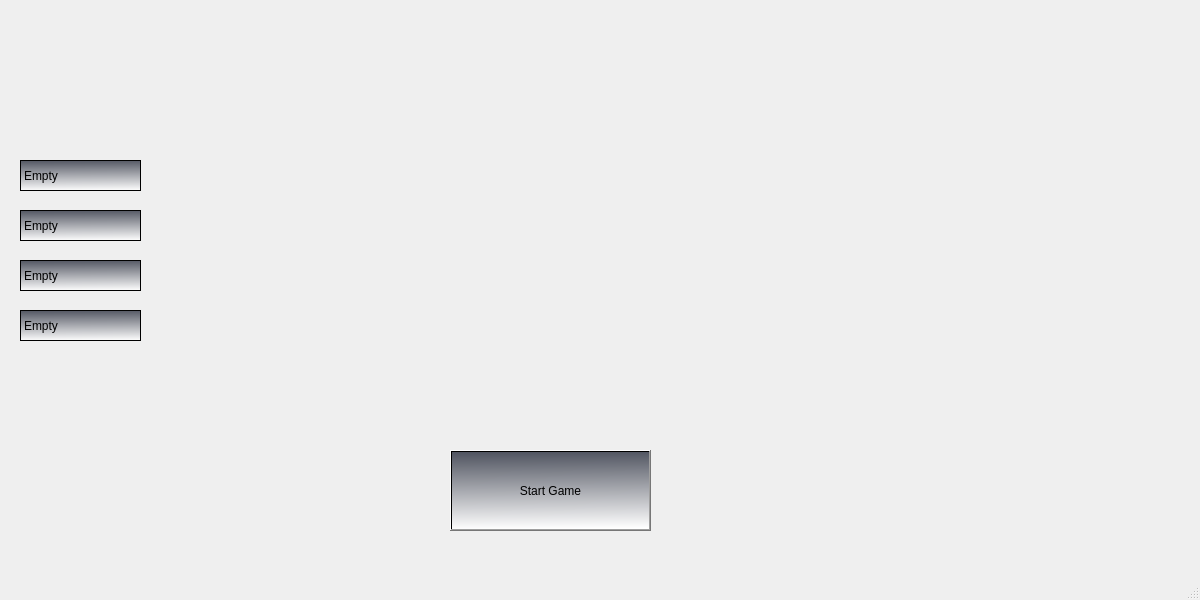
<?xml version="1.0" encoding="UTF-8"?>
<ui version="4.0">
 <class>Lobby</class>
 <widget class="QMainWindow" name="Lobby">
  <property name="geometry">
   <rect>
    <x>0</x>
    <y>0</y>
    <width>1200</width>
    <height>600</height>
   </rect>
  </property>
  <property name="windowTitle">
   <string>MainWindow</string>
  </property>
  <property name="styleSheet">
   <string notr="true"/>
  </property>
  <widget class="QWidget" name="centralwidget">
   <property name="styleSheet">
    <string notr="true">border-image: url(:/Poze/Resources/blue.jpg);</string>
   </property>
   <widget class="QPushButton" name="StartGame">
    <property name="geometry">
     <rect>
      <x>450</x>
      <y>450</y>
      <width>201</width>
      <height>81</height>
     </rect>
    </property>
    <property name="styleSheet">
     <string notr="true">border-image:transparent;
background-color: qlineargradient(spread:pad, x1:0.443, y1:0, x2:0.465909, y2:1, stop:0 rgba(81, 85, 97, 255), stop:1 rgba(255, 255, 255, 255));</string>
    </property>
    <property name="text">
     <string>Start Game</string>
    </property>
   </widget>
   <widget class="QLabel" name="Player1">
    <property name="geometry">
     <rect>
      <x>20</x>
      <y>160</y>
      <width>121</width>
      <height>31</height>
     </rect>
    </property>
    <property name="styleSheet">
     <string notr="true">border-image:transparent;
background-color: qlineargradient(spread:pad, x1:0.443, y1:0, x2:0.465909, y2:1, stop:0 rgba(81, 85, 97, 255), stop:1 rgba(255, 255, 255, 255));</string>
    </property>
    <property name="frameShape">
     <enum>QFrame::Box</enum>
    </property>
    <property name="lineWidth">
     <number>1</number>
    </property>
    <property name="text">
     <string>Empty</string>
    </property>
   </widget>
   <widget class="QLabel" name="Player2">
    <property name="geometry">
     <rect>
      <x>20</x>
      <y>210</y>
      <width>121</width>
      <height>31</height>
     </rect>
    </property>
    <property name="styleSheet">
     <string notr="true">border-image:transparent;
background-color: qlineargradient(spread:pad, x1:0.443, y1:0, x2:0.465909, y2:1, stop:0 rgba(81, 85, 97, 255), stop:1 rgba(255, 255, 255, 255));</string>
    </property>
    <property name="frameShape">
     <enum>QFrame::Box</enum>
    </property>
    <property name="lineWidth">
     <number>1</number>
    </property>
    <property name="text">
     <string>Empty</string>
    </property>
   </widget>
   <widget class="QLabel" name="Player3">
    <property name="geometry">
     <rect>
      <x>20</x>
      <y>260</y>
      <width>121</width>
      <height>31</height>
     </rect>
    </property>
    <property name="styleSheet">
     <string notr="true">border-image:transparent;
background-color: qlineargradient(spread:pad, x1:0.443, y1:0, x2:0.465909, y2:1, stop:0 rgba(81, 85, 97, 255), stop:1 rgba(255, 255, 255, 255));</string>
    </property>
    <property name="frameShape">
     <enum>QFrame::Box</enum>
    </property>
    <property name="lineWidth">
     <number>1</number>
    </property>
    <property name="text">
     <string>Empty</string>
    </property>
   </widget>
   <widget class="QLabel" name="Player4">
    <property name="geometry">
     <rect>
      <x>20</x>
      <y>310</y>
      <width>121</width>
      <height>31</height>
     </rect>
    </property>
    <property name="styleSheet">
     <string notr="true">border-image:transparent;
background-color: qlineargradient(spread:pad, x1:0.443, y1:0, x2:0.465909, y2:1, stop:0 rgba(81, 85, 97, 255), stop:1 rgba(255, 255, 255, 255));</string>
    </property>
    <property name="frameShape">
     <enum>QFrame::Box</enum>
    </property>
    <property name="lineWidth">
     <number>1</number>
    </property>
    <property name="text">
     <string>Empty</string>
    </property>
   </widget>
  </widget>
  <widget class="QMenuBar" name="menubar">
   <property name="geometry">
    <rect>
     <x>0</x>
     <y>0</y>
     <width>1200</width>
     <height>22</height>
    </rect>
   </property>
  </widget>
  <widget class="QStatusBar" name="statusbar"/>
 </widget>
 <resources>
  <include location="Registration.qrc"/>
 </resources>
 <connections/>
</ui>
